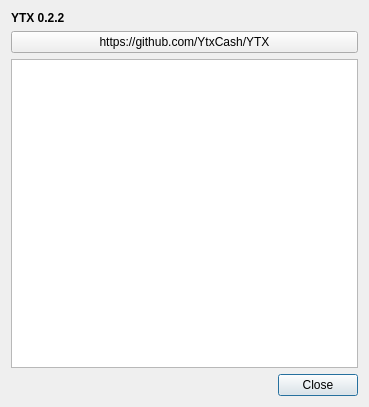
<?xml version="1.0" encoding="UTF-8"?>
<ui version="4.0">
 <class>About</class>
 <widget class="QDialog" name="About">
  <property name="geometry">
   <rect>
    <x>0</x>
    <y>0</y>
    <width>369</width>
    <height>407</height>
   </rect>
  </property>
  <property name="windowTitle">
   <string>About YTX</string>
  </property>
  <layout class="QHBoxLayout" name="horizontalLayout">
   <item>
    <layout class="QGridLayout" name="gridLayout">
     <item row="3" column="1">
      <widget class="QPushButton" name="pBtnClose">
       <property name="text">
        <string>Close</string>
       </property>
      </widget>
     </item>
     <item row="1" column="0" colspan="2">
      <widget class="QPushButton" name="pBtnLink">
       <property name="text">
        <string>https://github.com/YtxCash/YTX</string>
       </property>
       <property name="autoDefault">
        <bool>false</bool>
       </property>
      </widget>
     </item>
     <item row="2" column="0" colspan="2">
      <widget class="QPlainTextEdit" name="plainTextEdit">
       <property name="readOnly">
        <bool>true</bool>
       </property>
      </widget>
     </item>
     <item row="3" column="0">
      <spacer name="horizontalSpacer">
       <property name="orientation">
        <enum>Qt::Orientation::Horizontal</enum>
       </property>
       <property name="sizeHint" stdset="0">
        <size>
         <width>40</width>
         <height>20</height>
        </size>
       </property>
      </spacer>
     </item>
     <item row="0" column="0" colspan="2">
      <widget class="QLabel" name="lab">
       <property name="font">
        <font>
         <bold>true</bold>
        </font>
       </property>
       <property name="accessibleDescription">
        <string notr="true"/>
       </property>
       <property name="text">
        <string notr="true">YTX 0.2.2</string>
       </property>
      </widget>
     </item>
    </layout>
   </item>
  </layout>
 </widget>
 <resources/>
 <connections>
  <connection>
   <sender>pBtnClose</sender>
   <signal>clicked()</signal>
   <receiver>About</receiver>
   <slot>accept()</slot>
   <hints>
    <hint type="sourcelabel">
     <x>490</x>
     <y>357</y>
    </hint>
    <hint type="destinationlabel">
     <x>438</x>
     <y>355</y>
    </hint>
   </hints>
  </connection>
 </connections>
</ui>
